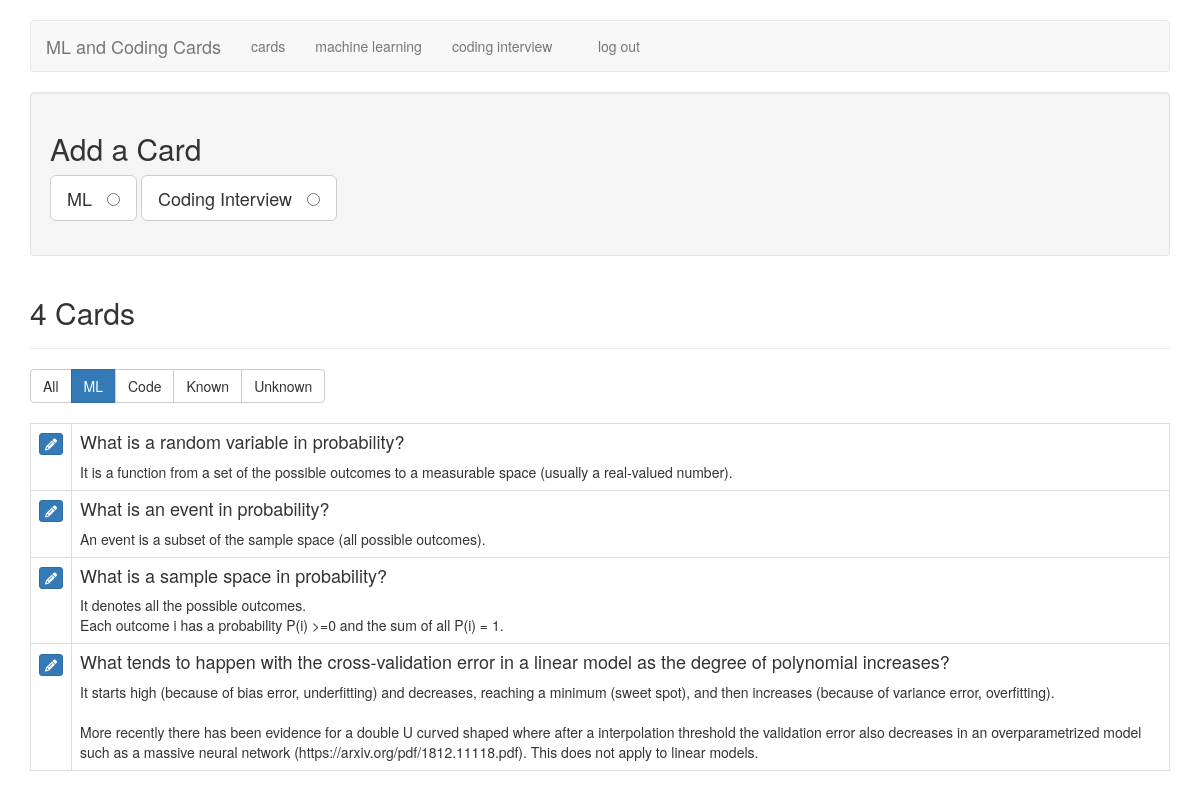
Page /filter_cards/ML (signed in) on the committed database.
### tables this page shows
CREATE TABLE cards (
  id integer primary key autoincrement,
  type tinyint not null, /* 1 for vocab, 2 for code */
  front text not null,
  back text not null,
  known boolean default 0
);

### flash_cards.py (the view)
@app.route('/filter_cards/<filter_name>')
def filter_cards(filter_name):
    if not session.get('logged_in'):
        return redirect(url_for('login'))
    filters = {
        "all":      "where 1 = 1",
        "ML":  "where type = 1",
        "code":     "where type = 2",
        "known":    "where known = 1",
        "unknown":  "where known = 0",
    }
    query = filters.get(filter_name)
    if not query:
        return redirect(url_for('cards'))
    db = get_db()
    fullquery = "SELECT id, type, front, back, known FROM cards " + query + " ORDER BY id DESC"
    cur = db.execute(fullquery)
    cards = cur.fetchall()
    return render_template('cards.html', cards=cards, filter_name=filter_name)

### flash_cards.py (called while the page is built)
def connect_db():
    rv = sqlite3.connect(app.config['DATABASE'])
    rv.row_factory = sqlite3.Row
    return rv

def get_db():
    if not hasattr(g, 'sqlite_db'):
        g.sqlite_db = connect_db()
    return g.sqlite_db

### templates/cards.html (shortened to what this page needs)
{% extends "layout.html" %}
{% block body %}
    <div class="well editPanel">
        <h2>Add a Card</h2>
        <form action="{{ url_for('add_card') }}" method="post" class="cardForm">
            <div class="form-group">
                <label for="ML" class="toggleButton btn btn-default btn-lg">ML &nbsp;
                    <input type="radio" name="type" value="1" id="ML"/>
                </label>
                <label for="code" class="toggleButton btn btn-default btn-lg">Coding Interview &nbsp;
                    <input type="radio" name="type" value="2" id="code"/>
                </label>
            </div>
        </form>
    </div>
    <div class="page-header">
        <h2>{{ cards|length }} Card{{ '' if (cards|length == 1) else 's' }}</h2>
    </div>
    <div class="btn-group btn-group-md" role="group" aria-label="filters">
        <a href="{{ url_for('filter_cards', filter_name="all") }}" class="btn btn-{{ "primary" if filter_name == "all" else "default" }}">All</a>
        <a href="{{ url_for('filter_cards', filter_name="ML") }}" class="btn btn-{{ "primary" if filter_name == "ML" else "default" }}">ML</a>
        <a href="{{ url_for('filter_cards', filter_name="code") }}" class="btn btn-{{ "primary" if filter_name == "code" else "default" }}">Code</a>
        <a href="{{ url_for('filter_cards', filter_name="known") }}" class="btn btn-{{ "primary" if filter_name == "known" else "default" }}">Known</a>
        <a href="{{ url_for('filter_cards', filter_name="unknown") }}" class="btn btn-{{ "primary" if filter_name == "unknown" else "default" }}">Unknown</a>
    </div>
    <br />
    <br />
    <table class="table table-bordered">
        {% for card in cards %}
            <tr>
                <td>
                    <a href="{{ url_for('edit', card_id=card.id) }}" class="btn btn-xs btn-primary"><i class="fa fa-pencil" aria-hidden="true"></i></a>
                </td>
                <td class="cardContent">
                    <h4>
                        {{ card.front }}
                    </h4>
                    {% if card.type == 1 %}
                        {{ card.back|replace("\n", "<br />")|safe }}
                    {% else %}
                        <pre><code>{{ card.back|escape }}</code></pre>
                    {% endif %}
                </td>
            </tr>
        {% else %}
            <tr>
                <td>
                    <em>No cards to show.</em>
                </td>
            </tr>
        {% endfor %}
    </table>
{% endblock %}

### static/style.css (style rules this page uses)
.cardContent h4 { margin-top: 0; }

### rows in the picture
cards: front "What is a random variable in probability?", back "It is a function from a set of the possible outcomes to a measurable space (usually a real-valued number)."
cards: front "What is an event in probability?", back "An event is a subset of the sample space (all possible outcomes)."
cards: front "What is a sample space in probability?", back "It denotes all the possible outcomes. Each outcome i has a probability P(i) >=0 and the sum of all P(i) = 1."
cards: front "What tends to happen with the cross-validation error in a linear model as the degree of polynomial increases?", back "It starts high (because of bias error, underfitting) and decreases, reaching a minimum (sweet spot), and then increases (because of variance error, overfitting). More recently there has been evidence for a double U curved shaped where after a interpolation threshold the validation error also decreases in an overparametrized model such as a massive neural network (https://arxiv.org/pdf/1812.11118.pdf). This does not apply to linear models."

### other values in the picture
{{ cards|length }} "4"
{{ '' if (cards|length == 1) else 's' }} "s"
